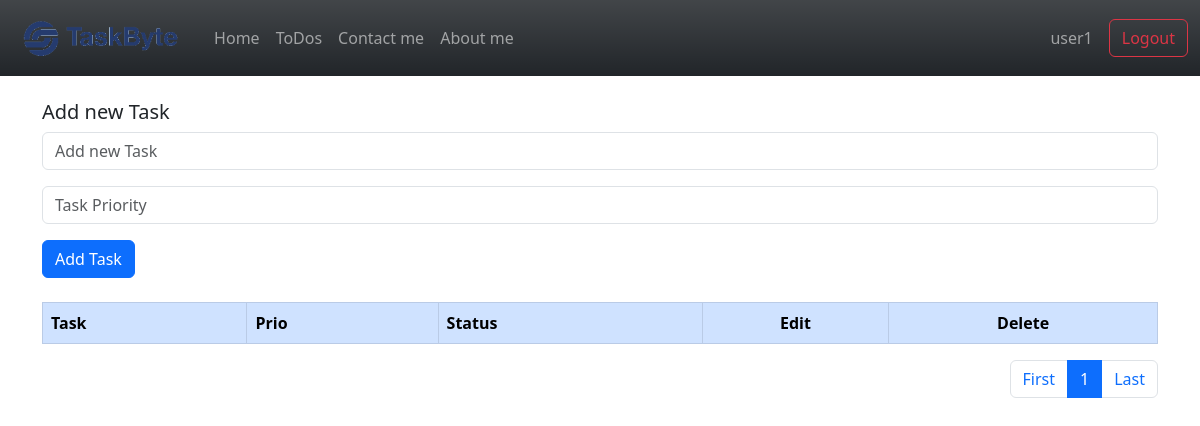
/todolist/ (signed in), run on an earlier commit of the app's database.
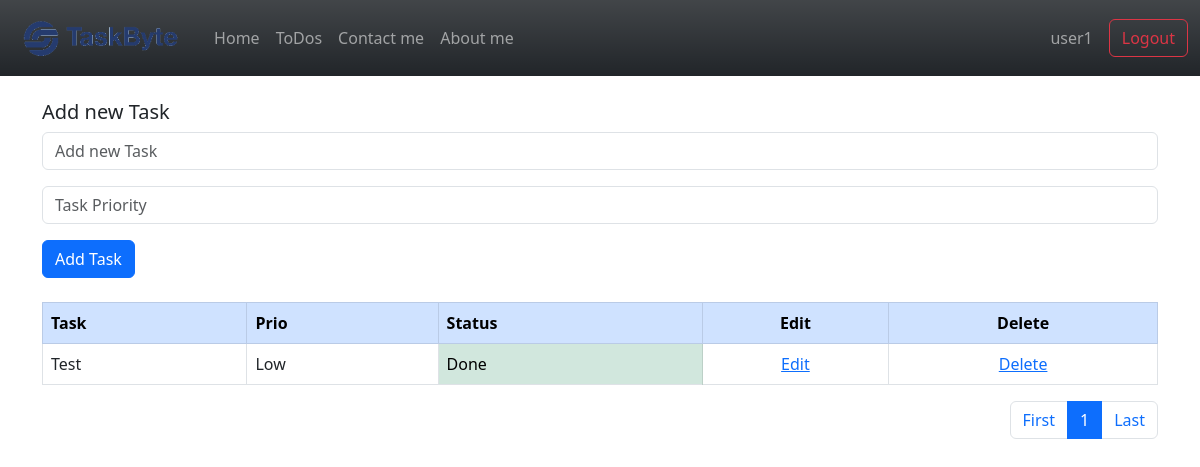
And on a later commit of the database.
### todo_list_app/models.py (models this page shows, shortened)
class TaskList(models.Model):
    owner = models.ForeignKey(User, on_delete=models.CASCADE)
    task = models.CharField(max_length=300)
    prio = models.CharField(max_length=4)
    done = models.BooleanField(default=False)

### todo_list_app/views.py (the view)
# urls.py: path("", views.todo_list, name="todo_list"),
@login_required
def todo_list(request):
    if request.method == "POST":
        form = TaskForm(request.POST or None)
        if form.is_valid():  # making sure data is valid using inherited is_valid method
            instance = form.save(commit=False)
            instance.owner = request.user
            instance.save()
            messages.success(request, "New task added successfully!", extra_tags="add")
        return redirect("todo_list")
    else:
        all_task = TaskList.objects.filter(owner=request.user)
        paginator = Paginator(all_task, 5)
        page = request.GET.get("pg")  # 'pg' is used in url to pass page number
        all_task = paginator.get_page(page)
        return render(request, "todo_list.html", {"all_task": all_task})

### todo_list_app/templates/todo_list.html (shortened to what this page needs)
{% extends "base.html" %}
{% block content %}
    <div class="container">
        <br />
        <form method="POST">
            <div class="mb-3">
                <label class="form-label h5">Add new Task</label>
                <input type="text"
                       class="form-control"
                       name="task"
                       placeholder="Add new Task">
            </div>
            <div class="mb-3">
                <input type="text"
                       class="form-control"
                       name="prio"
                       placeholder="Task Priority">
            </div>
            <button type="submit" class="btn btn-primary">Add Task</button>
        </form>
        <br />
        <table class="table table-hover table-bordered">
            <thead class="table-primary">
                <tr>
                    <th scope="col">Task</th>
                    <th scope="col">Prio</th>
                    <th scope="col">Status</th>
                    <th scope="col" class="text-center">Edit</th>
                    <th scope="col" class="text-center">Delete</th>
                </tr>
            </thead>
            <tbody>
                {% if all_task %}
                    {% for task in all_task %}
                        <tr>
                            <td>{{ task.task }}</td>
                            <td>{{ task.prio }}</td>
                            {% if task.done %}
                                <td class="table-success">Done</td>
                            {% else %}
                                <td class="table-warning">Not Done</td>
                            {% endif %}
                            <td class="text-center">
                                <a href="{% url 'edit_task' task.id %}">Edit</a>
                            </td>
                            <td class="text-center">
                                <a href="{% url 'delete_task' task.id %}">Delete</a>
                            </td>
                        </tr>
                    {% endfor %}
                {% endif %}
            </tbody>
        </table>
        <nav aria-label="Page navigation">
            <ul class="pagination justify-content-end">
                <li class="page-item">
                    <a class="page-link" href="?pg=1">First</a>
                </li>
                <li class="page-item active" aria-current="page">
                    <a class="page-link" href="?pg={{ all_task.number }}">{{ all_task.number }}</a>
                </li>
                <li class="page-item">
                    <a class="page-link" href="?pg={{ all_task.paginator.num_pages }}">Last</a>
                </li>
            </ul>
        </nav>
    </div>
{% endblock content %}

### templates/base.html (shortened to what this page needs)
{% load static %}
<!DOCTYPE html>
<html lang="en">
  <head>
    <link href="https://cdn.jsdelivr.net/npm/bootstrap@5.3.0-alpha3/dist/css/bootstrap.min.css"
          rel="stylesheet"
 />
    <nav class="navbar navbar-expand-lg navbar-dark bg-dark bg-gradient">
      <div class="container-fluid">
        <a class="navbar-brand" href="{% url 'index' %}">
          <img src="{% static "images/logo.png" %}"
               alt="TaskByte"
               height="50 rel"
               weidth="125 rel">
        </a>
        <div class="collapse navbar-collapse" id="navbarNavAltMarkup">
          <div class="navbar-nav">
            <a class="nav-link" href="{% url 'index' %}">Home</a>
            <a class="nav-link" href="{% url 'todo_list' %}">ToDos</a>
            <a class="nav-link" href="{% url 'contact' %}">Contact me</a>
            <a class="nav-link" href="{% url 'about' %}">About me</a>
          </div>
        </div>
        {% if user.is_authenticated %}
          <span class="navbar-text me-3">{{ user.username }}</span>
          <form action="{% url 'logout' %}" method="post" class="d-flex ms-auto">
            <button type="submit" class="btn btn-outline-danger">Logout</button>
          </form>
        {% else %}
          <a href="{% url 'login' %}" class="btn btn-primary shadow me-2">Login</a>
          <a href="{% url 'register' %}" class="btn btn-primary shadow">Register</a>
        {% endif %}
      </div>
    </nav>
  </head>
  <body>
    {% block content %}
    {% endblock content %}
  </body>
</html>

What changed in the data, as far as the page shows it:
now on this page (row edited): TaskList: task "Test", prio "Low", done "Done"
